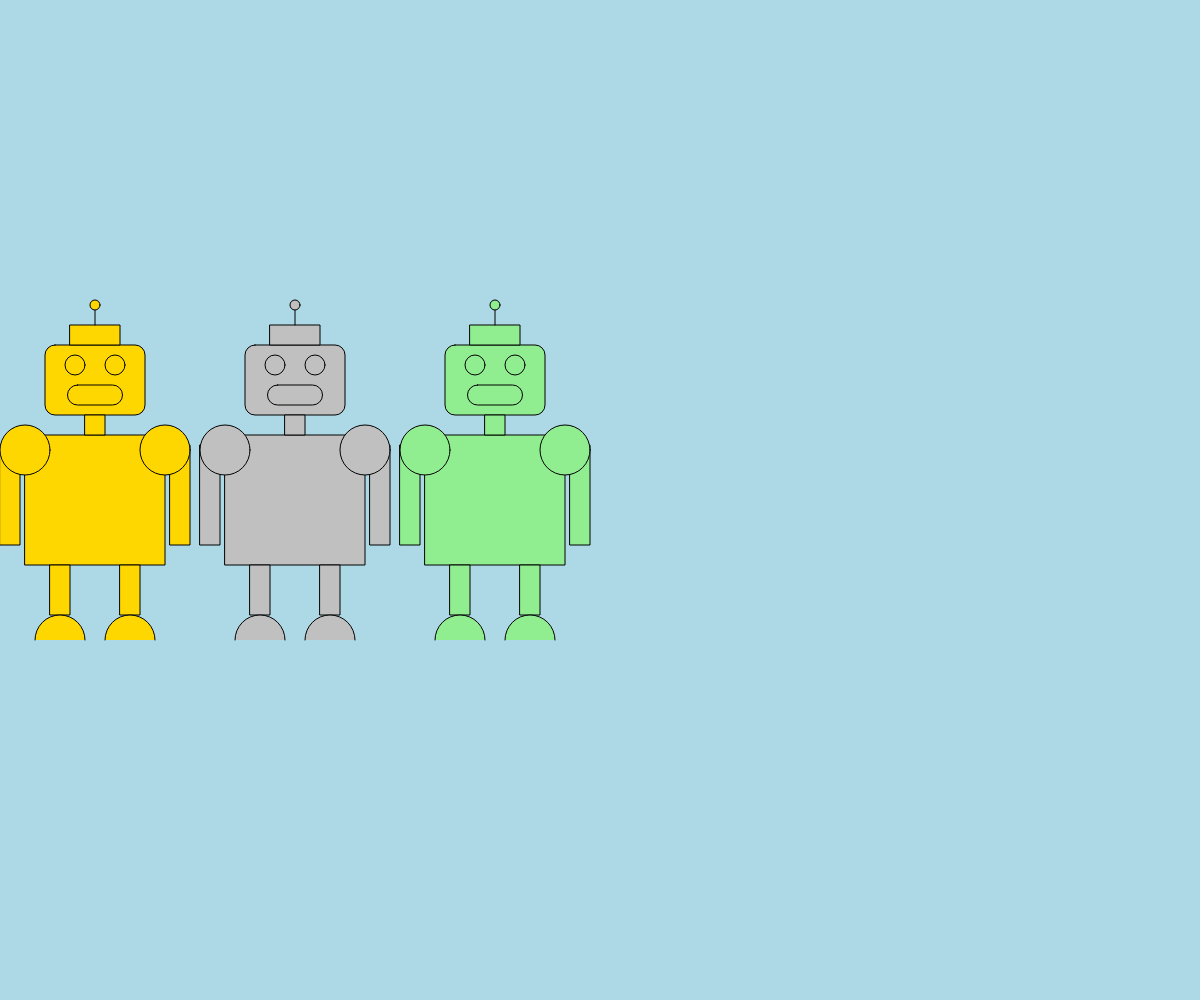
Frame 1 (no input)
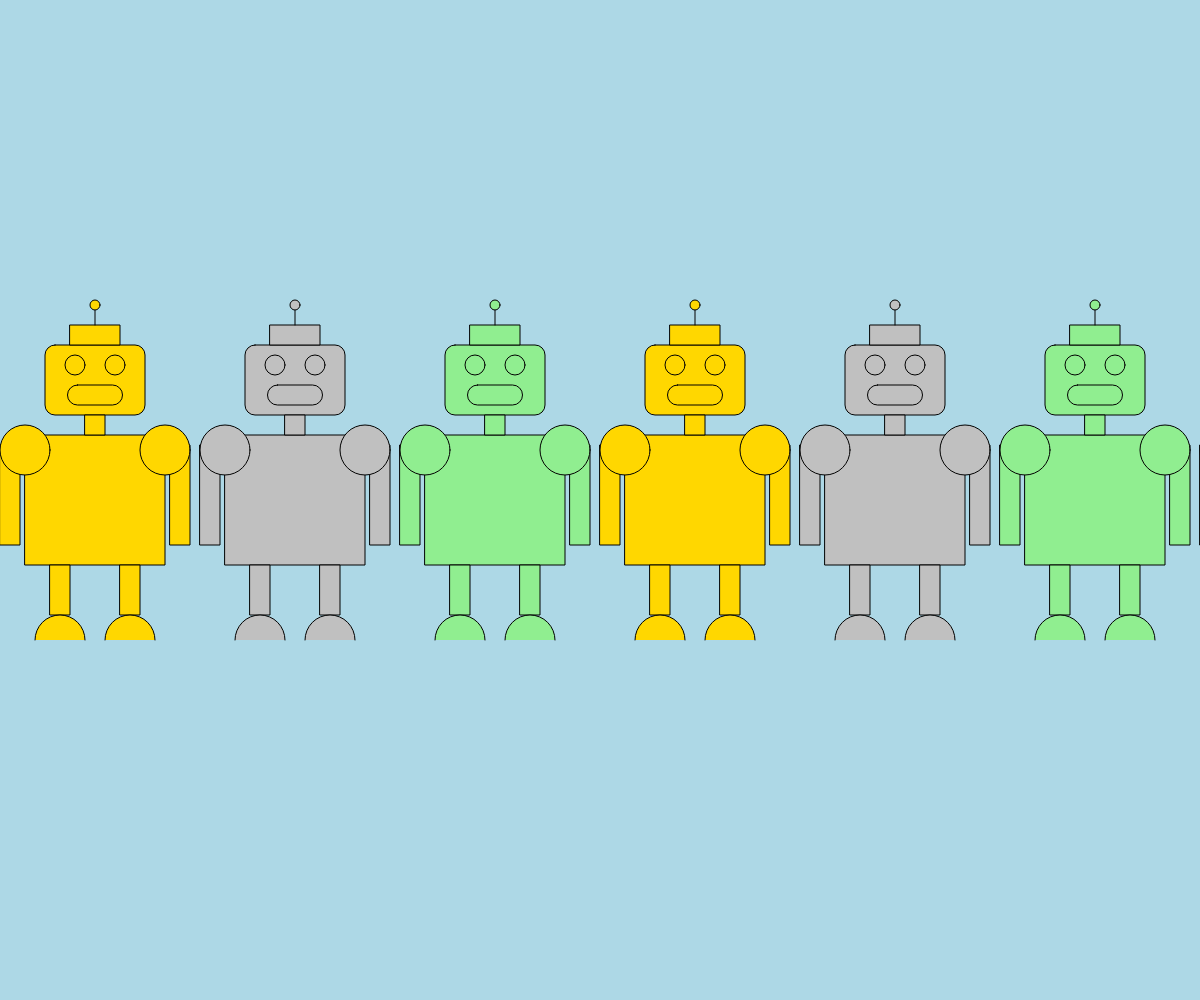
Frame 60 (no input)
Frame 120 (the mouse pressed at the canvas centre since frame 60): identical to frame 60, image omitted

The p5.js sketch that drew these frames (run headless with seeded random() and noise() and a simulated clock; from frame 60 on, the mouse is pressed at the canvas centre):

// p5.js sketch
// ── sketch.js
/* BOILERPLATE

let colors = ['gold', 'silver', 'lightgreen']
let x = 95
function setup() {
	createCanvas(windowWidth, windowHeight)
	background('lightblue')

}
function draw() {

}

function robot(centerX, centerY, allColor) {
	fill(allColor)
	stroke('black')

	rectMode(CENTER)
	rect(centerX, centerY, 140, 130)
	rect(centerX, centerY-120, 100, 70, 10)
	rect(centerX, centerY-165, 50, 20)

	line(centerX, centerY-175, centerX, centerY-195)
	ellipse(centerX, centerY-195, 10, 10)
	ellipse(centerX-20, centerY-135, 20, 20)
	ellipse(centerX+20, centerY-135, 20, 20)
	rect(centerX, centerY-105, 55, 20, 10)

	rect(centerX, centerY-75, 20, 20)

	rect(centerX-35, centerY+90, 20, 50)
	rect(centerX+35, centerY+90, 20, 50)

	arc(centerX-35, centerY+140, 50, 50, PI, TWO_PI)
	arc(centerX+35, centerY+140, 50, 50, PI, TWO_PI)
	rect(centerX+85, centerY-5, 20, 100)
	rect(centerX-85, centerY-5, 20, 100)
	ellipse(centerX+70, centerY-50, 50, 50)
	ellipse(centerX-70, centerY-50, 50, 50)
}
*/


let colors = ['gold', 'silver', 'lightgreen']
let x = 95
function setup() {
	createCanvas(windowWidth, windowHeight)
	background('lightblue')

}
function draw() {
	for(color of colors) {
		robot(x, height/2, color)
		x+=200
	}
}

function robot(centerX, centerY, allColor) {
	fill(allColor)
	stroke('black')

	rectMode(CENTER)
	rect(centerX, centerY, 140, 130)
	rect(centerX, centerY-120, 100, 70, 10)
	rect(centerX, centerY-165, 50, 20)

	line(centerX, centerY-175, centerX, centerY-195)
	ellipse(centerX, centerY-195, 10, 10)
	ellipse(centerX-20, centerY-135, 20, 20)
	ellipse(centerX+20, centerY-135, 20, 20)
	rect(centerX, centerY-105, 55, 20, 10)

	rect(centerX, centerY-75, 20, 20)

	rect(centerX-35, centerY+90, 20, 50)
	rect(centerX+35, centerY+90, 20, 50)

	arc(centerX-35, centerY+140, 50, 50, PI, TWO_PI)
	arc(centerX+35, centerY+140, 50, 50, PI, TWO_PI)
	rect(centerX+85, centerY-5, 20, 100)
	rect(centerX-85, centerY-5, 20, 100)
	ellipse(centerX+70, centerY-50, 50, 50)
	ellipse(centerX-70, centerY-50, 50, 50)
}
